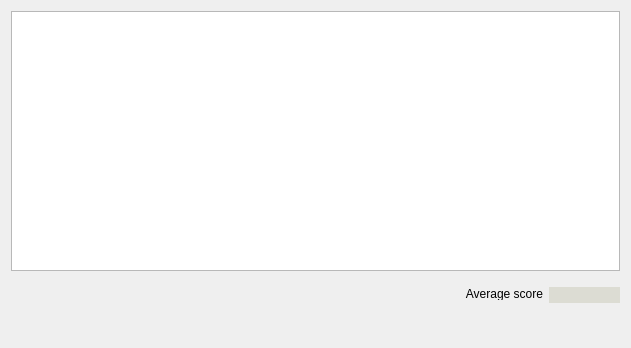
<?xml version="1.0" encoding="UTF-8"?>
<ui version="4.0">
 <class>TestProcWdg</class>
 <widget class="QWidget" name="TestProcWdg">
  <property name="geometry">
   <rect>
    <x>0</x>
    <y>0</y>
    <width>631</width>
    <height>348</height>
   </rect>
  </property>
  <property name="windowTitle">
   <string>Test result</string>
  </property>
  <layout class="QVBoxLayout" name="verticalLayout">
   <item>
    <widget class="QTableView" name="tableView">
     <property name="minimumSize">
      <size>
       <width>0</width>
       <height>180</height>
      </size>
     </property>
    </widget>
   </item>
   <item>
    <widget class="QWidget" name="widget" native="true">
     <property name="sizePolicy">
      <sizepolicy hsizetype="Preferred" vsizetype="Fixed">
       <horstretch>0</horstretch>
       <verstretch>0</verstretch>
      </sizepolicy>
     </property>
     <property name="minimumSize">
      <size>
       <width>0</width>
       <height>60</height>
      </size>
     </property>
     <widget class="QLabel" name="lbAverageScore">
      <property name="geometry">
       <rect>
        <x>538</x>
        <y>10</y>
        <width>71</width>
        <height>16</height>
       </rect>
      </property>
      <property name="styleSheet">
       <string notr="true">background : rgba(80,80,0,30);
font-size: 12px; 
font-weight: bold;</string>
      </property>
      <property name="text">
       <string/>
      </property>
      <property name="alignment">
       <set>Qt::AlignRight|Qt::AlignTrailing|Qt::AlignVCenter</set>
      </property>
     </widget>
     <widget class="QLabel" name="label">
      <property name="geometry">
       <rect>
        <x>450</x>
        <y>10</y>
        <width>82</width>
        <height>13</height>
       </rect>
      </property>
      <property name="text">
       <string>Average score</string>
      </property>
      <property name="alignment">
       <set>Qt::AlignRight|Qt::AlignTrailing|Qt::AlignVCenter</set>
      </property>
     </widget>
    </widget>
   </item>
  </layout>
 </widget>
 <resources/>
 <connections/>
</ui>
